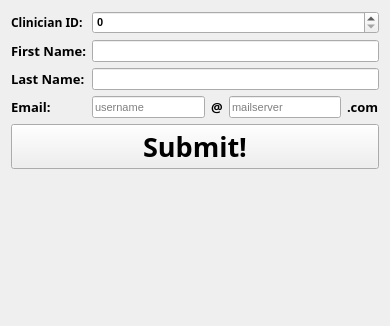
          <widget class="QWidget" name="page_8">
           <property name="geometry">
            <rect>
             <x>0</x>
             <y>0</y>
             <width>390</width>
             <height>326</height>
            </rect>
           </property>
           <attribute name="label">
            <string>Edit Clinician</string>
           </attribute>
           <layout class="QFormLayout" name="formLayout_15">
            <item row="0" column="0">
             <widget class="QLabel" name="label_69">
              <property name="font">
               <font>
                <family>MV Boli</family>
                <pointsize>9</pointsize>
                <weight>75</weight>
                <bold>true</bold>
               </font>
              </property>
              <property name="text">
               <string>Clinician ID:</string>
              </property>
             </widget>
            </item>
            <item row="0" column="1">
             <widget class="QSpinBox" name="adminEditClinicianID">
              <property name="font">
               <font>
                <family>MS Shell Dlg 2</family>
                <pointsize>8</pointsize>
                <weight>75</weight>
                <bold>true</bold>
               </font>
              </property>
             </widget>
            </item>
            <item row="1" column="0">
             <widget class="QLabel" name="label_70">
              <property name="font">
               <font>
                <family>MV Boli</family>
                <pointsize>10</pointsize>
                <weight>75</weight>
                <bold>true</bold>
               </font>
              </property>
              <property name="text">
               <string>First Name:</string>
              </property>
             </widget>
            </item>
            <item row="1" column="1">
             <widget class="QLineEdit" name="adminEditClinicianFName">
              <property name="font">
               <font>
                <family>MS Shell Dlg 2</family>
                <pointsize>8</pointsize>
                <weight>50</weight>
                <bold>false</bold>
               </font>
              </property>
             </widget>
            </item>
            <item row="2" column="0">
             <widget class="QLabel" name="label_72">
              <property name="font">
               <font>
                <family>MV Boli</family>
                <pointsize>10</pointsize>
                <weight>75</weight>
                <bold>true</bold>
               </font>
              </property>
              <property name="text">
               <string>Last Name:</string>
              </property>
             </widget>
            </item>
            <item row="2" column="1">
             <widget class="QLineEdit" name="adminEditClinicianLName">
              <property name="font">
               <font>
                <family>MS Shell Dlg 2</family>
                <pointsize>8</pointsize>
                <weight>50</weight>
                <bold>false</bold>
               </font>
              </property>
             </widget>
            </item>
            <item row="3" column="0">
             <widget class="QLabel" name="label_71">
              <property name="font">
               <font>
                <family>MV Boli</family>
                <pointsize>10</pointsize>
                <weight>75</weight>
                <bold>true</bold>
               </font>
              </property>
              <property name="text">
               <string>Email:</string>
              </property>
             </widget>
            </item>
            <item row="3" column="1">
             <layout class="QHBoxLayout" name="horizontalLayout_14">
              <item>
               <widget class="QLineEdit" name="adminEditClinicianEmailName">
                <property name="font">
                 <font>
                  <family>MS Shell Dlg 2</family>
                  <pointsize>8</pointsize>
                  <weight>50</weight>
                  <bold>false</bold>
                 </font>
                </property>
                <property name="maxLength">
                 <number>64</number>
                </property>
                <property name="placeholderText">
                 <string>username</string>
                </property>
               </widget>
              </item>
              <item>
               <widget class="QLabel" name="label_75">
                <property name="font">
                 <font>
                  <family>MV Boli</family>
                  <pointsize>10</pointsize>
                  <weight>75</weight>
                  <bold>true</bold>
                 </font>
                </property>
                <property name="text">
                 <string>@</string>
                </property>
               </widget>
              </item>
              <item>
               <widget class="QLineEdit" name="adminEditClinicianEmailServer">
                <property name="font">
                 <font>
                  <family>MS Shell Dlg 2</family>
                  <pointsize>8</pointsize>
                  <weight>50</weight>
                  <bold>false</bold>
                 </font>
                </property>
                <property name="maxLength">
                 <number>32</number>
                </property>
                <property name="placeholderText">
                 <string>mailserver</string>
                </property>
               </widget>
              </item>
              <item>
               <widget class="QLabel" name="label_76">
                <property name="font">
                 <font>
                  <family>MV Boli</family>
                  <pointsize>10</pointsize>
                  <weight>75</weight>
                  <bold>true</bold>
                 </font>
                </property>
                <property name="text">
                 <string>.com</string>
                </property>
               </widget>
              </item>
             </layout>
            </item>
            <item row="4" column="0" colspan="2">
             <widget class="QPushButton" name="adminEditClinicianSubmit">
              <property name="font">
               <font>
                <family>Impact</family>
                <pointsize>20</pointsize>
                <weight>75</weight>
                <bold>true</bold>
               </font>
              </property>
              <property name="text">
               <string>Submit!</string>
              </property>
             </widget>
            </item>
           </layout>
          </widget>
